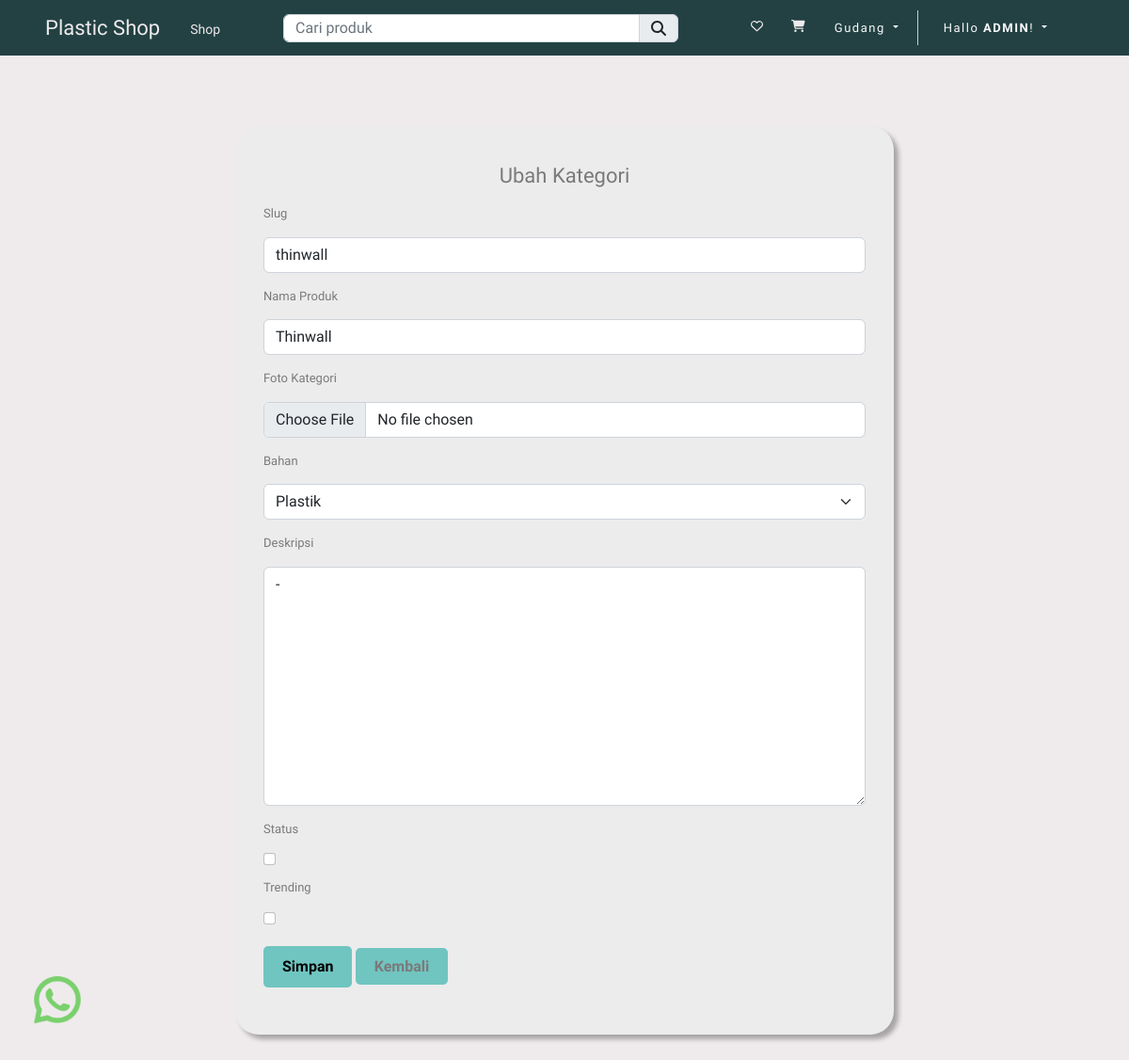
The app's page /gudang/kategori/ubah/1 (signed in) with its own data.
### store/models.py (models this page shows, shortened)
class Kategori(Model):
    bahan = ForeignKey(Bahan, on_delete=CASCADE)
    slug = CharField(max_length=150, null=False, blank=False)
    name = CharField(max_length=150, null=False, blank=False)
    category_image = ImageField(
        upload_to=get_file_path, null=False, blank=False)
    description = TextField(max_length=500, null=True, blank=True)
    status = BooleanField(
        default=False, help_text="0=default, 1=Hidden")
    trending = BooleanField(
        default=False, help_text="0=default, 1=Trending")
    create_at = DateTimeField(auto_now_add=True)

### store/controller/gudang.py (the view)
@login_required(login_url='loginpage')
def ubah_kategori(request, id_kategori):
    user_agent = request.META.get('HTTP_USER_AGENT', '')
    device_type = parse(user_agent)
    if device_type.is_mobile:
        if device_type.device.family == 'iPhone' or device_type.os.family == 'Android':
            template_name = 'store/mobile/gudang/ubah/kategori.html'
        else:
            template_name = 'store/mobile/gudang/ubah/kategori.html'
    elif device_type.is_tablet:
        if device_type.device.family == 'iPad' or device_type.os.family == 'Android':
            template_name = 'store/tablet/gudang/ubah/kategori.html'
        else:
            template_name = 'store/tablet/gudang/ubah/kategori.html'
    elif device_type.is_pc:
        if device_type.os.family == 'Mac OS X' or device_type.os.family == 'Windows':
            template_name = 'store/desktop/gudang/ubah/kategori.html'
        else:
            template_name = 'store/desktop/gudang/ubah/kategori.html'
    else:
        template_name = 'store/desktop/gudang/ubah/kategori.html'
    if request.user.is_superuser:
        kategori = Kategori.objects.get(id=id_kategori)
        if request.method == 'POST':
            form = FormKategori(request.POST, request.FILES, instance=kategori)
            if form.is_valid():
                form.save()
                messages.success(request, "Data Berhasil diperbaharui")
                return redirect('ubah_kategori', id_kategori=id_kategori)
        else:
            form = FormKategori(instance=kategori)
            context = {
                'form': form,
                'kategori': kategori,
            }
        return render(request, template_name, context)
    else:
        return render(request, 'store/desktop/forbidden.html')

### store/forms.py
class FormKategori (ModelForm):
    slug = forms.CharField(
        widget=forms.TextInput(
            attrs={'class': 'form-control my-2', 'placeholder': '*nama-kategori'}),
    )
    name = forms.CharField(
        widget=forms.TextInput(
            attrs={'class': 'form-control my-2', 'placeholder': 'Masukan Nama Kategori'}),
    )
    description = forms.CharField(
        widget=forms.Textarea(
            attrs={'class': 'form-control my-2', 'placeholder': 'isi dengan ( - ) jida tidak ada'}),
    )
    class Meta:
        model = Kategori
        exclude = ['release_date']
        widgets = {
            'bahan': forms.Select({'class': 'form-select my-2'}),
            'category_image': forms.FileInput({'class': 'form-control my-2'}),
            'status': forms.CheckboxInput({'class': 'form-check-input my-2'}),
            'trending': forms.CheckboxInput({'class': 'form-check-input my-2'}),
        }

### store/models.py (called while the page is built)
    def __str__(self):
        return self.name

### store/templates/store/desktop/gudang/ubah/kategori.html (shortened to what this page needs)
{% extends 'store/desktop/layouts/main.html' %}
{% load static %}
{% block content %}
<div class="container">
    <div class="row">
        <div class="login-form-form-cust">
            <form action="{% url 'ubah_kategori' kategori.id %}" method="POST" enctype="multipart/form-data">
                <h2 class="text-center">Ubah Kategori</h2>
                <label for="" class="col-sm-2 col-form-label">Slug</label>
                <div class="form-group">
                    {{ form.slug }}
                </div>
                <label for="" class="col-sm-2 col-form-label">Nama Produk</label>
                <div class="form-group">
                    {{ form.name }}
                </div>
                <label for="" class="col-sm-2 col-form-label">Foto Kategori</label>
                <div class="form-group">
                    {{ form.category_image }}
                </div>
                <label for="" class="col-sm-2 col-form-label">Bahan</label>
                <div class="form-group">
                    {{ form.bahan }}
                </div>
                <label for="" class="col-sm-2 col-form-label">Deskripsi</label>
                <div class="form-group">
                    {{ form.description }}
                </div>
                <label for="" class="col-sm-2 col-form-label">Status</label>
                <div class="form-group">
                    {{ form.status }}
                </div>
                <label for="" class="col-sm-2 col-form-label">Trending</label>
                <div class="form-group">
                    {{ form.trending }}
                </div>
                <div class="form-group mt-3">
                    <button type="submit" class="btn-form-cust btn-primary btn-lg btn-block">Simpan</button>
                    <a href="{% url 'gudang_kategori' %}" class="btn-form-cust btn-danger btn-lg btn-block">Kembali</a>
                </div>
            </form>
        </div>
    </div>
</div>
{% endblock content %}

### store/templates/store/desktop/inc/navbar.html (shortened to what this page needs)
<nav class="navbar navbar-expand-sm navbar-dark bg-navbar-cust">
  <div class="collapse navbar-collapse " id="navbarSupportedContent">
    <a class="ms-5 navbar-brand {% if request.resolver_match.url_name == 'home' %}active{% endif %}"
      style="color: #EFEBEC; font-size: 22px;" href="{% url 'home' %}">Plastic Shop</a>
    <ul class="navbar-nav me-auto ms-2 me-auto mt-1">
      <li class="nav-item">
        <a class="nav-link" href="{% url 'collections' %}" style="color: #EFEBEC; font-size: 14px;">Shop</a>
      </li>
    </ul>
  </div>
  <div class="search-bar mt-1">
    <form action="{% url 'searchproduct' %}" method="POST">
      <div class="input-group mb-1">
        <input type="search" required class="form-control search-input" name="productsearch" id="searchproducts"
          placeholder="Cari produk">
        <button type="submit" class="input-group-text search-button"><i
            class="fa fa-search search-logo-button"></i></button>
      </div>
    </form>
  </div>
  <div class="collapse navbar-collapse justify-content-end" id="navbarSupportedContent">
    <ul id="" class="nav navbar-nav navbar-right link-cust">
      {% if user.is_authenticated %}
      <a class="nav-link me-1" href="{% url 'wishlist' %}" style="color: #EFEBEC; font-size: 13px;">
        <i class="far fa-heart"></i></a>
      <a class="nav-link me-1" href="{% url 'cart' %}" style="color: #EFEBEC; font-size: 13px;">
        <i class="fas fa-cart-shopping"></i></a>
      {% endif %}
      {% if user.is_superuser %}
      <li class="nav-item dropdown first-link-cust">
        <a class="nav-link btn btn-transparant dropdown-toggle text-light me-2" href="{% url 'gudang' %}"
          style="font-size: 13px;"> Gudang </a>
      </li>
      {% endif %}
      {% if user.is_authenticated %}
      <div class="dropdown me-5 ms-2">
        <ul class="navbar-nav">
          <li class="nav-item dropdown">
            <a class="nav-link btn btn-transparant dropdown-toggle text-light" href="#" data-bs-toggle="dropdown"
              style="font-size: 13px;"> Hallo
              <strong>{{ user | upper }}</strong>! </a>
          </li>
        </ul>
      </div>
      {% endif %}
    </ul>
  </div>
</nav>

### static/css/style.css (style rules this page uses)
body { background-color: #EFEBEC; }

### static/css/navbar.css (style rules this page uses)
.bg-navbar-cust { background: #234143; }
.link-cust a { color: #01325d; margin: 0 30px 0 10px; letter-spacing: 1.5px; }
.first-link-cust { padding-right: 3px; border-right: solid 1px #ccc; }
.search-bar { width: 35% !important; }
.search-input { height: 30px !important; }
.search-button { height: 30px !important; }

### static/css/form.css (style rules this page uses)
.form-control-form-cust, .btn-form-cust { padding-top: 10px; padding-bottom: 10px; padding-right: 20px; padding-left: 20px; border-radius: 5px; }
.login-form-form-cust { width: 700px; margin: 0 auto; padding: 75px 0 30px; }
.login-form-form-cust form { color: #7a7a7a; border-radius: 25px; margin-bottom: 15px; font-size: 13px; background: #ececec; box-shadow: 5px 5px 5px rgba(0, 0, 0, 0.3); padding: 30px; position: relative; }
.login-form-form-cust h2 { font-size: 22px; margin: 10px 0 10px; }
.login-form-form-cust input[type="checkbox"] { position: relative; top: 1px; }
.login-form-form-cust .btn-form-cust, .login-form-form-cust .btn-form-cust:active { font-size: 16px; font-weight: bold; background: #70c5c0 !important; border: none; margin-bottom: 20px; }
.login-form-form-cust a { color: #fff; text-decoration: underline; }
.login-form-form-cust form a { color: #7a7a7a; text-decoration: none; }

### store/templates/store/desktop/layouts/main.html (style rules this page uses)
* { font-family: 'Viga', sans-serif; }
a { text-decoration: none; color: #000; }

### records on screen
Kategori: slug "thinwall", name "Thinwall", bahan "Plastik", description "-"

### other values on screen
{{ user | upper }} "ADMIN"
